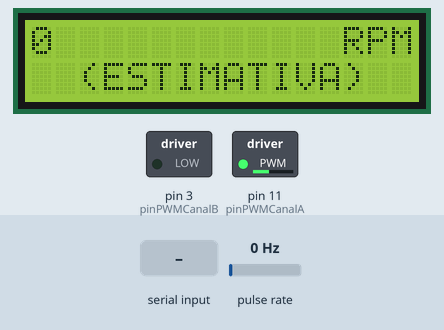
Bench run of a sketch on a simulated Arduino Uno, built with avr-gcc and run on an emulated ATmega328P. On the bench: 16×2 character LCD, switched loads named in the sketch (green lamp = pin HIGH). Wiring (inferred from the names in the program): pulse sensor: data pin 2. The test bench sets the inputs (shaded band); at power-on: pulse rate 0 Hz. What the sketch prints to the serial monitor is not drawn.

Above: at 1.28 s.
1.3 s: "PARA*\n" received over Serial
At 1.59 s:
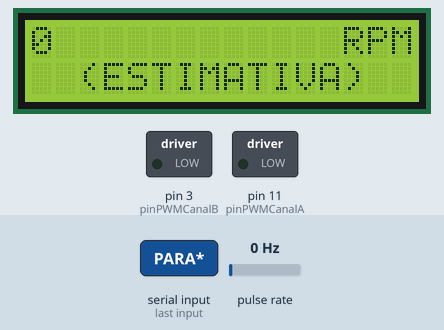
3.7 s: "EXAUST*\n" received over Serial
At 4.01 s:
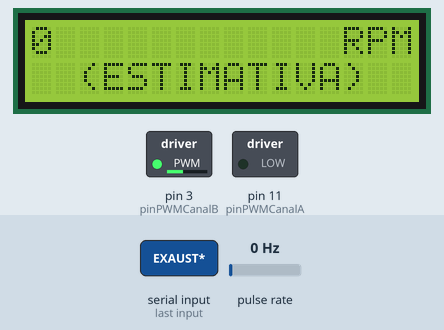
6.1 s: "VENT*\n" received over Serial
At 6.42 s:
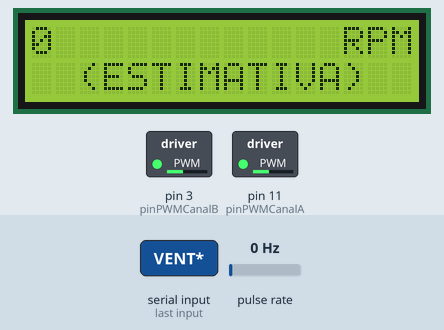
8.5 s: pulse rate (sensor on pin 2) set to 4 Hz
At 8.88 s:
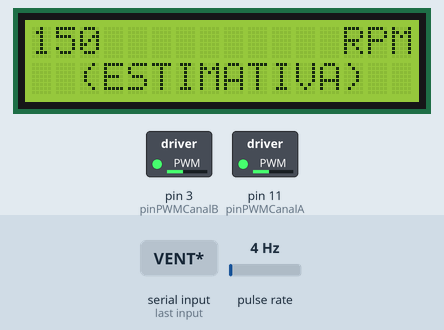
10.1 s: pulse rate (sensor on pin 2) set to 50 Hz
At 10.7 s:
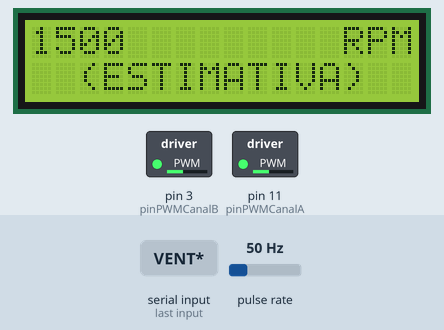
11.8 s: "PARA*\n" received over Serial
At 12.31 s:
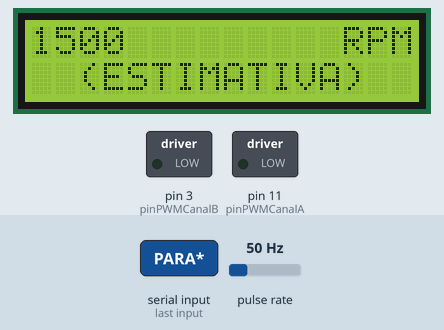
Timing chart, 0 to 14.4 s (numbered marks = the images above; inputs shaded):
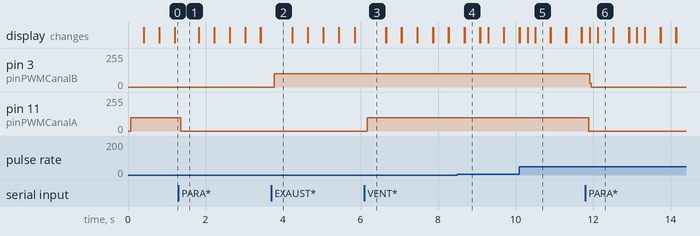

Measured:
- after the input at 1.3 s, pin 11 (pinPWMCanalA): 100/255 → 0/255 after 0.06 s
- after the input at 3.7 s, pin 3 (pinPWMCanalB): 0/255 → 100/255 after 0.07 s
- after the input at 6.1 s, pin 11 (pinPWMCanalA): 0/255 → 100/255 after 0.07 s
- after the input at 8.5 s, the display: first differs from a run without the input after 0.19 s (image 4)
- after the input at 11.8 s, pin 3 (pinPWMCanalB): 100/255 → 0/255 after 0.12 s; pin 11 (pinPWMCanalA): 100/255 → 0/255 after 0.09 s

The sketch:

sketch_may11a.ino
```cpp
/*Projeto 3 (parte 1) -> Gerar sinal PWM*/
/*Welter Mompeam Sozim              RA: 188625*/
/*Guilherme Augusto Amorim Terrell  RA: 168899*/

/*Importação de bibliotecas*/
#include <LiquidCrystal.h>

/*Definição dos pinos*/
#define pinPWMCanalA 11
#define pinPWMCanalB 3
#define pinEncoder 2
#define valorMaximoPWM 254
#define pinRS 8
#define pinEnable 4
#define pinD4 9
#define pinD5 10
#define pinD6 12
#define pinD7 13

/*Para fins de simução a velocidade começa em 100 e o estadoMotor começa em 1*/
unsigned int velocidadeMotorPWM = 100;
unsigned int velocidadeMotorPWMCanalA = 0;
unsigned int velocidadeMotorPWMCanalB = 0;
int estadoMotor = 1; /*0 -> motor parado; 1 -> ventilador; 2 -> exaustor; 3 -> freio*/
String comandoExecut = "";

/*Variáveis para estimar velocidade RPM*/
unsigned int pulsosPorVolta = 2; // Numero de pas/furos no encoder
unsigned int velocidadeEstimadaRPM = 0;
int counter = 0;
volatile unsigned long passagemDaPa = 0;
unsigned long verificaVelocidade = 25;
/*-------------------------------*/

/*variáveis da parte 1*/
/*-----------------------*/
char carac = '*';
String comando = "";
int velocidade = 0;
/*-----------------------*/

/*variáveis da parte 3*/
/*LCD -> 2 linhas de 16 caracteres*/
LiquidCrystal lcd(pinRS, pinEnable, pinD4, pinD5, pinD6, pinD7);

/*--------------------*/

/*Função que converte o valor contido na string comando*/
/*em um valor dentro da escala PWM (0, 254)*/
void convertPercentPWM(){
  if(comandoExecut.substring(0,4) == "VEL "){
    velocidadeMotorPWM = (velocidade*valorMaximoPWM)/100;
    Serial.println(velocidadeMotorPWM);
  }
}

/*Função que define o funcionamento do motor CC*/
/*comando = VENT* -> motor opera como ventilador (girar sentido horário)*/
/*comando = EXAUST* -> motor opera como exaustor (girar sentido anti-horário)*/
/*comando = PARA* -> motor parado*/

void maqEstadosMotor(){
  if(comandoExecut == "PARA*"){
    /*Motor parado*/
    estadoMotor = 0;
    Serial.println(estadoMotor);
  }
  if((estadoMotor == 0) && (comandoExecut == "VENT*")){
    /*motor que estava parado deve operar como ventilador*/
    estadoMotor = 1;
    comandoExecut = "";
    Serial.println(estadoMotor);
  }
  if((estadoMotor == 0) && (comandoExecut == "EXAUST*")){
    /*motor que estava parado deve operar como exaustor*/
    estadoMotor = 2;
    comandoExecut = "";
    Serial.println(estadoMotor);
  }
  if((estadoMotor == 1) && (comandoExecut == "VENT*")){
    /*continuar operando como ventilador*/
    estadoMotor = 1;
    comandoExecut = "";
    Serial.println(estadoMotor);
  }
  if((estadoMotor == 2) && (comandoExecut == "EXAUST*")){
    /*contnuar operando como exaustor*/
    estadoMotor = 2;
    comandoExecut = "";
    Serial.println(estadoMotor);
  }
  if((estadoMotor == 1 || estadoMotor == 3) && (comandoExecut == "EXAUST*")){
    /*motor que estava operando como ventilador deve operar como exaustor*/
    /*Freando o motor*/
    estadoMotor = 3;
    Serial.println(estadoMotor);
    /*Mudar sentido de rotação apenas apos parar de girar*/
    if(velocidadeEstimadaRPM == 0){
      estadoMotor = 2;
      Serial.println(estadoMotor);
    }
    /*Caso não tenha parado deve continuar freando*/
    if(velocidadeEstimadaRPM > 0){
      estadoMotor = 3;
      Serial.println(estadoMotor);
    }
  }
  if((estadoMotor == 2 || estadoMotor == 3) && (comandoExecut == "VENT*")){
    /*motor que estava operando como exaustor deve operar como ventilador*/
    /*Freando o motor*/
    estadoMotor = 3;
    Serial.println(estadoMotor);
    /*Mudar sentido de rotação apenas apos parar de girar*/
    if(velocidadeEstimadaRPM == 0){
      estadoMotor = 1;
      Serial.println(estadoMotor);
    }
    /*Caso não tenha parado deve continuar freando*/
    if(velocidadeEstimadaRPM > 0){
      estadoMotor = 3;
      Serial.println(estadoMotor);
    }
  }
}

/*Função que habilita o sentido de rotação de acordo com o estado do motor*/
void rotacaoMotor(){
  if(estadoMotor == 0){
    /*motor desligado*/
    velocidadeMotorPWMCanalA = 0;/*zerar velocidade no pino 11*/
    velocidadeMotorPWMCanalB = 0;/*zerar velocidade no pino 3*/
    analogWrite(pinPWMCanalA, velocidadeMotorPWMCanalA);
    analogWrite(pinPWMCanalB, velocidadeMotorPWMCanalB);
  }
  if(estadoMotor == 1){
    /*Motor como ventilador*/
    /*Deve receber parâmetro de velocidade do comando VEL XXX**/
    velocidadeMotorPWMCanalA = velocidadeMotorPWM;
    analogWrite(pinPWMCanalA, velocidadeMotorPWMCanalA);
    analogWrite(pinPWMCanalB, 0);
  }
  if(estadoMotor == 2){
    /*Motor como exaustor*/
    /*Deve receber parâmetro de velocidade do comando VEL XXX**/
    velocidadeMotorPWMCanalB = velocidadeMotorPWM;
    analogWrite(pinPWMCanalA, 0);
    analogWrite(pinPWMCanalB, velocidadeMotorPWMCanalB);
  }
  if(estadoMotor == 3){
    velocidadeMotorPWMCanalA = velocidadeMotorPWM;
    velocidadeMotorPWMCanalB = velocidadeMotorPWM;
    /*Frear motor*/
    analogWrite(pinPWMCanalA, velocidadeMotorPWMCanalA);
    analogWrite(pinPWMCanalB, velocidadeMotorPWMCanalB);
  }
}

/*Funções da parte 1*/
/*------------------------------------------------------------*/
// Função: Lê caractere e concatena no comando
void LerComando()
{
  carac = Serial.read();      // Lê caractere
  if (carac!=-1 && carac!='\n'){         // Se for digitado algo, concatena no comando
    comando.concat(carac);
    comandoExecut = comando;
  }
}

// Função: Decodifica o comando
void DecodComando()
{
  if (comando.indexOf('*')!=-1){  // Verifica se o caractere de fim de comando está presente
    // Interpretação dos comandos
    if (comando=="RETVEL*"){
      Serial.println("VEL: X RPM");
    }
    else if (comando=="PARA*"){
      Serial.println("OK PARA");
    }
    else if (comando=="EXAUST*"){
      Serial.println("OK EXAUST");
    }
    else if (comando=="VENT*"){
      Serial.println("OK VENT");
    }
    else if (comando.substring(0,4)=="VEL "){
      // Comando = "VEL *"
      if (comando.substring(4,5)=="*"){
        Serial.println("ERRO: PARAMETRO AUSENTE");
        velocidade = -1;
      }
      // Comando = "VEL xx*" ou "VEL x*"
      else if (comando.substring(4).length()!=4){
        Serial.println("ERRO: COMANDO INEXISTENTE");
      }
      // Comando = "VEL xxx*"
      else{
        velocidade = comando.substring(4,7).toInt();
        if ((velocidade>=0) && (velocidade<=100)){
          Serial.println("OK VEL " + comando.substring(4,7) + "%");
        }
        else{
          Serial.println("ERRO: PARAMETRO INCORRETO");
        }
      }
    }
    else{
      Serial.println("ERRO: COMANDO INEXISTENTE");    // Comando inexistente
      Serial.println(comando);
    }
    comando="";                     // Reinicializa para receber um novo comando
  }
}

/*-------------------------------------------------------------*/

/*Funções para estimar velocidade*/

// Rotina de servico de interrupcao do temporizador 0
ISR(TIMER0_COMPA_vect){
  counter++;
}

void configuracao_Timer0(){
  /////////////////////////////////////////////////////////////////////////////////////////////////////////////
  // Configuracao Temporizador 0 (8 bits) para gerar interrupcoes periodicas a cada 8ms no modo Clear Timer on Compare Match (CTC)
  // Relogio = 16e6 Hz
  // Prescaler = 1024
  // Faixa = 125 (contagem de 0 a OCR0A = 124)
  // Intervalo entre interrupcoes: (Prescaler/Relogio)*Faixa = (64/16e6)*(124+1) = 0.008s

  // TCCR0A – Timer/Counter Control Register A
  // COM0A1 COM0A0 COM0B1 COM0B0 – – WGM01 WGM00
  // 0      0      0      0          1     0
  TCCR0A = 0x02;

  // OCR0A – Output Compare Register A
  OCR0A = 124;

  // TIMSK0 – Timer/Counter Interrupt Mask Register
  // – – – – – OCIE0B OCIE0A TOIE0
  // – – – – – 0      1      0
  TIMSK0 = 0x02;

  // TCCR0B – Timer/Counter Control Register B
  // FOC0A FOC0B – – WGM02 CS02 CS01 CS0
  // 0     0         0     1    0    1
  TCCR0B = 0x05;
  /////////////////////////////////////////////////////////////////////////////////////////////////////////////
}

// Rotina de servico de interrupcao do pinEncoder
void estimaVelocidade(){
  passagemDaPa++;
}

/*Configuração do sinal PWM no Timer2*/
void configuracao_Timer2(){
  /////////////////////////////////////////////////////////////////////////////////////////////////////////////
  // Configuracao Temporizador 2 (8 bits) para gerar sinal PWM no pino 11 e pino 3

  // TCCR2A – Timer/Counter Control Register A
  // COM2A1 COM2A0 COM2B1 COM2B0 – – WGM21 WGM20
  // 1      0      1      0          1     1
  DDRB = DDRB & (1<<3);/*Configura pino 3 do PORTB como saída*/
  DDRD = DDRD & (1<<3);/*COnfigura pino 3 do PORTD como saída*/
  TCCR2A = 0xA3;/*fast PWM*/

  /*OCR2A – Output Compare Register A*/
  OCR2A = velocidadeMotorPWMCanalA;
  /*OCR2B – Output Compare Register B*/
  OCR2B = velocidadeMotorPWMCanalB;

  // TCCR2B – Timer/Counter Control Register B
  // FOC0A FOC0B – – WGM02 CS02 CS01 CS0
  // 0     0         0     1    0    0
  TCCR2B = 0x01;/*prescaler*/
  TCNT2 = 0x00; /*Inicializar o Timer2*/
  Serial.println(OCR2A);
  Serial.println(OCR2B);
  /////////////////////////////////////////////////////////////////////////////////////////////////////////////
}


/*--------------------------------------------------------------*/

/*Funções da parte 3 (LCD)*/
void escreveLCD(unsigned int velocidade){
  if(String(velocidade).length() <= 4){
    lcd.setCursor(0,0);
    lcd.print(String(velocidade));
    lcd.setCursor(13,0);
    lcd.print("RPM");
    lcd.setCursor(2,1);
    lcd.print("(ESTIMATIVA)");
    Serial.println(String(velocidadeEstimadaRPM));
  }
  else{
    lcd.setCursor(0,0);
    lcd.print("ERROR");
  }
}
/*------------------------*/

void setup()
{
  pinMode(pinPWMCanalA, OUTPUT);
  pinMode(pinPWMCanalB, OUTPUT);
  pinMode(pinEncoder, INPUT);
  //digitalWrite(pinEntrada1PonteH, LOW);
  //digitalWrite(pinEntrada2PonteH, LOW);
  Serial.begin(9600);
  cli();
  configuracao_Timer0();
  sei();
  /*Habilita interrupcao do encoder*/
  attachInterrupt(digitalPinToInterrupt(pinEncoder), estimaVelocidade, RISING);
  /*Iniciar e limpar o LCD*/
  lcd.begin(16,2);
  lcd.clear();
}

void loop()
{
  _delay_ms(1);
  LerComando();
  DecodComando();
  maqEstadosMotor();
  rotacaoMotor();
  convertPercentPWM();
  configuracao_Timer2();
  escreveLCD(velocidadeEstimadaRPM);

  // Habilita a interrupcao do encoder em um tempo menor de 200ms
  if(counter < verificaVelocidade){
    attachInterrupt(digitalPinToInterrupt(pinEncoder), estimaVelocidade, RISING);
  }
  /* counter = 125 -> 1s */
  /* counter = 25 -> 0.2s */
  /* Durante 0.2s segundo incremento passagemDaPa */
  /* passageDaPa indica o número de voltas foram dadas em 0.2s */
  /* Multiplicar por 5 para estimar a rotação em 1s */
  if(counter >= verificaVelocidade){
    detachInterrupt(digitalPinToInterrupt(pinEncoder)); // Desabilita interrupcao para calcular a velocidade
    velocidadeEstimadaRPM = ((unsigned int)60*1000/pulsosPorVolta)/(verificaVelocidade*8) * passagemDaPa;
    passagemDaPa = 0;
    attachInterrupt(digitalPinToInterrupt(pinEncoder), estimaVelocidade, RISING); // Habilita interrupcoes apos calculo da velocidade
    counter = 0;
    /*Para evitar que o último caractere de uma velocidade n+1 digitos*/
    /*Apareça em uma velocidade de n dígitos*/
    /*Devemos limpar o LCD*/
    lcd.clear();
  }
  //Serial.println(estadoMotor);
}
```
